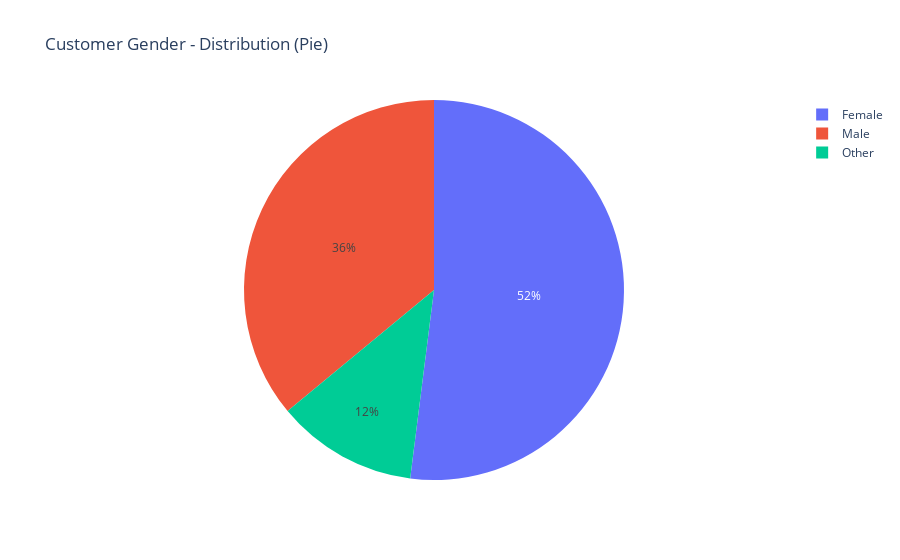

The notebook cell saved with this chart:
### Code cell
fig = px.pie(data, names='Gender', title='Customer Gender - Distribution (Pie)')
fig.show()

### Figure 1 — Plotly figure (JSON) as saved in the notebook; plotly's stock layout.template omitted (floating-point values rounded to 4 significant figures)
{"data": [{"domain": {"x": [0, 1], "y": [0, 1]}, "hovertemplate": "Gender=%{label}<extra></extra>", "labels": ["Female", "Female", "Female", "Female", "Male", "Other", "Female", "Male", "Other", "Female", "Male", "Other", "Female", "Male", "Other", "Female", "Male", "Female", "Male", "Female", "Male", "Female", "Male", "Female", "Female", "Female", "Male", "Female", "Male", "Female", "Male", "Female", "Male", "Female", "Male", "Female", "Male", "Female", "Female", "Female", "Male", "Female", "Female", "Male", "Other", "Female", "Male", "Female", "Male", "Other"], "legendgroup": "", "name": "", "showlegend": true, "type": "pie"}], "layout": {"legend": {"tracegroupgap": 0}, "title": {"text": "Customer Gender - Distribution (Pie)"}}}
